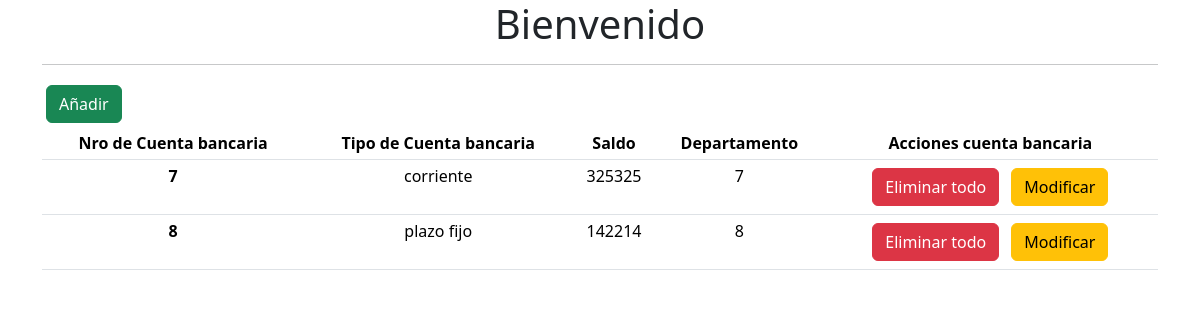
The app's page /problema6/vistas/vistaCliente.php?idPersona=8 with its own data.
### tables this page shows
CREATE TABLE `cuenta_bancaria` (
  `id_cuenta_bancaria` int(11) NOT NULL,
  `tipo_cuenta` varchar(45) NOT NULL,
  `saldo` int(11) NOT NULL,
  `departamento` char(1) NOT NULL,
  `id_persona` int(11) NOT NULL
);

### problema6/vistas/vistaCliente.php (the view, shortened to what this page needs)
<!DOCTYPE html>
<html lang="en">
<head>
    <link rel="stylesheet" href="../css/bootstrap.min.css">
</head>
<body>
    <div class="container">
        <h1 class="text-center">Bienvenido</h1>
        <hr>
    </div>
    <div class="container-lg">
        <div class="table-responsive">
            <table class="table table-sm table-hover">
                <thead>
                    <th class="text-center" scope="col">Nro de Cuenta bancaria</th>
                    <th class="text-center" scope="col">Tipo de Cuenta bancaria</th>
                    <th class="text-center" scope="col">Saldo</th>
                    <th class="text-center" scope="col">Departamento</th>
                    <th class="text-center" scope="col">Acciones cuenta bancaria</th>
                </thead>
                <tbody>
                    <?php
                        include "../controladores/conexion.php";
                        $id_persona = $_GET["idPersona"];
                        $query = "select * from cuenta_bancaria where id_persona='$id_persona'";
                        $respuesta = mysqli_query($conexion,$query);
                        echo "<a class='btn btn-success m-1' href='../formularios/formañadircuenta.php?id_persona=$id_persona'>Añadir</a>";
                        while($registro = mysqli_fetch_array($respuesta)){
                            echo "<tr>";
                            echo"<th class='text-center' scope='row'>$registro[id_cuenta_bancaria]</th>";
                            echo"<td class='text-center'>$registro[tipo_cuenta]</td>";
                            echo "<td class='text-center'>$registro[saldo]</td>";
                            echo "<td class='text-center'>$registro[departamento]</td>";
                            echo "<td class='text-center'>";
                            echo "  <a class='btn btn-danger m-1' data-bs-toggle='modal' data-bs-target='#exampleModal'>Eliminar todo</a>
                                    <div class='modal fade' id='exampleModal' tabindex='-1' aria-labelledby='exampleModalLabel' aria-hidden='true'>
                                    <div class='modal-dialog'>
                                        <div class='modal-content'>
                                        <div class='modal-header'>
                                            <h1 class='modal-title fs-5' id='exampleModalLabel'>Modal title</h1>
                                            <button type='button' class='btn-close' data-bs-dismiss='modal' aria-label='Close'></button>
                                        </div>
                                        <div class='modal-body'>
                                            <p>Esto eliminara todas tus cuentas y sus transacciones ¿Esta seguro?</p>
                                        </div>
                                        <div class='modal-footer'>
                                            <button type='button' class='btn btn-secondary' data-bs-dismiss='modal'>Cancelar</button>
                                            <a class='btn btn-dark' href='../controladores/eliminarcuenta.php?id_cuenta_bancaria=$registro[id_cuenta_bancaria]'>Eliminar</a>
                                        </div>
                                        </div>
                                    </div>
                                    </div>
                                        <input class='btn btn-warning m-1' type='submit' form='modificar_cuenta_bancaria_$registro[id_persona]' value='Modificar' />
                                </td>";
                            echo "</tr>";
                        }
                    ?>
                </tbody>
            </table>
        </div>
    </div>
</body>
</html>

### records on screen
cuenta_bancaria: id_cuenta_bancaria "7", tipo_cuenta "corriente", saldo "325325", departamento "7"
cuenta_bancaria: id_cuenta_bancaria "8", tipo_cuenta "plazo fijo", saldo "142214", departamento "8"
